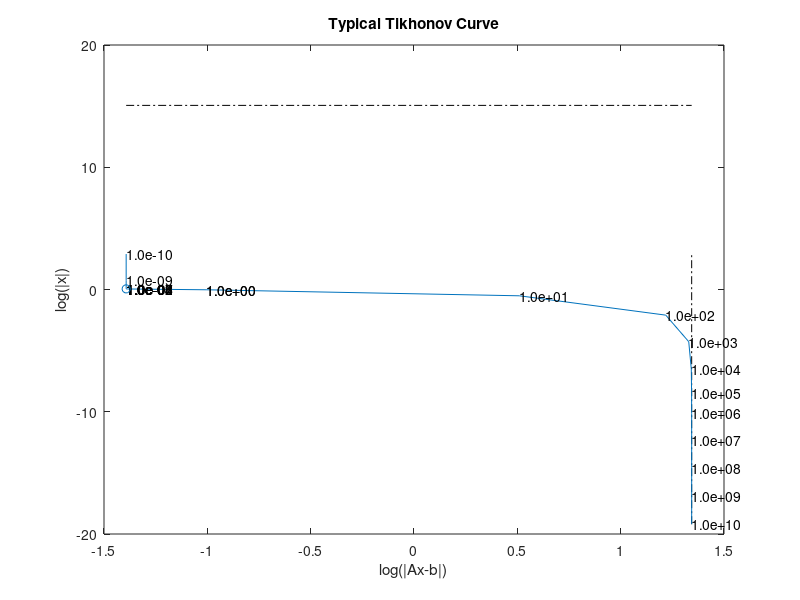

This figure's MATLAB source:
close all;clearvars
EXP_RANGE = 10;
NOISE_FACTOR = 0.2;

M = 30;N = 40;
d = min(M,N);
D = max(M,N);
A = gallery('moler',D);
A = A(1:M,1:N);

Ah = A';
AhA = A'*A;
I = eye(size(AhA));

b = cos((1:M).'/M*pi*2*3.9);

% b_noise_phase = rand(size(b))*2*pi - pi;
% b_noise_mags  = rand(size(b))*max(abs(b))*NOISE_FACTOR;
% 
% b_noise = b_noise_mags;.*exp(1.0j*b_noise_phase);

b_noise = (rand(size(b))-0.5)*max(abs(b))*NOISE_FACTOR;

b_noisy = b+b_noise;

if M<=N
    disp('Underdetermined');
    x0 = Ah*((A*Ah)\b_noisy);
elseif M == N
    x0 = A\b_noisy;
else
    disp('Overdetermined');
    x0 = (AhA)\(Ah*b_noisy);
end
r0 = A*x0-b_noisy;

xx = [];
yy = [];
ll = [];


for lambda_exp = 0:1:EXP_RANGE
    lambda_big = 10^lambda_exp;
    lambda_sml = 10^(-lambda_exp);
    
    x_big = (AhA+lambda_big*I)\(Ah*b_noisy);
    x_sml = (AhA+lambda_sml*I)\(Ah*b_noisy);
    
    res_big = A*x_big - b_noisy;
    res_sml = A*x_sml - b_noisy;
    xx = [log(norm(res_sml)),xx,log(norm(res_big))];
    yy = [log(norm(x_sml)),yy,log(norm(x_big))];
    ll = [lambda_sml,ll,lambda_big];
%     scatter(log(norm(res_big)),log(norm(x_big)),'bx');hold on;
%     scatter(log(norm(res_sml)),log(norm(x_sml)),'bx');
%     text(log(norm(res_big)),log(norm(x_big)),num2str(lambda_big));
%     text(log(norm(res_sml)),log(norm(x_sml)),num2str(lambda_sml));
end
figure();
rightmost = log(norm(b_noisy));
topmost = log(norm(x0));

right_bar_x = [rightmost,rightmost];
right_bar_y = [min(yy),max(yy)];

top_bar_x = [min(xx),max(xx)];
top_bar_y = [topmost,topmost];

plot(right_bar_x,right_bar_y,'k-.');
hold on;
plot(top_bar_x,top_bar_y,'k-.');

if N<M
    left_bar_x = [log(norm(r0)),log(norm(r0))];
    left_bar_y = [min(yy),max(yy)];
    plot(left_bar_x,left_bar_y,'k-.');
end
plot(xx,yy);
text(xx,yy,num2str(ll.','%3.1e'));
xlabel('log(|Ax-b|)');
ylabel('log(|x|)');

title('Typical Tikhonov Curve')




dx = xx(2:end)-xx(1:end-1);
dy = yy(2:end)-yy(1:end-1);
curve = 0*dx;
for ii = 1:(length(dx)-1)
    v1 = [dx(ii);dy(ii)];
    v2 = [dx(ii+1);dy(ii+1)];
    cross_term = (v1(1)*v2(2)-v1(2)*v2(1))/norm(v1)/norm(v2);
    curve(ii) = cross_term;
end



[max_curve,opt_idx] = max(curve);

scatter(xx(opt_idx),yy(opt_idx),'kx');
% axis image;grid on;
lambda_opt = ll(opt_idx);

w_opt = (AhA + lambda_opt*I)\(Ah*b);

disp(['Optimum solution achieved at lambda = ' num2str(lambda_opt)]);

